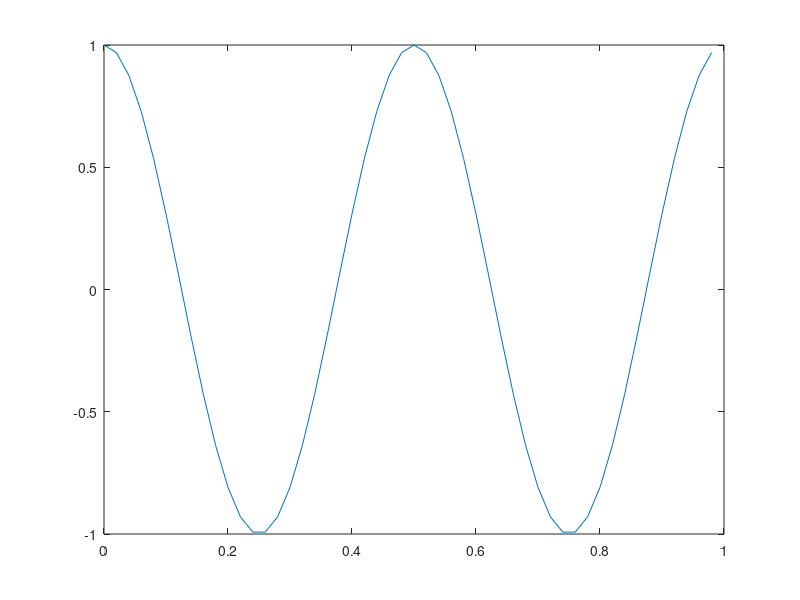
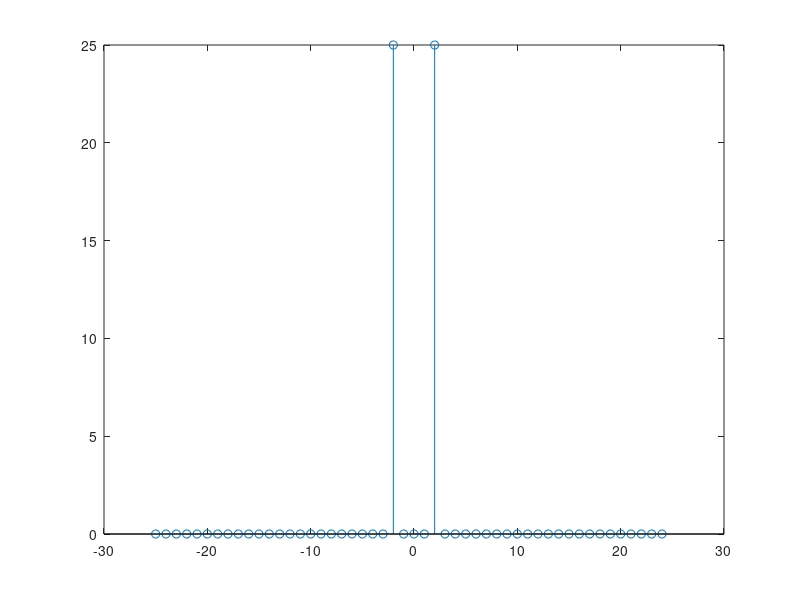
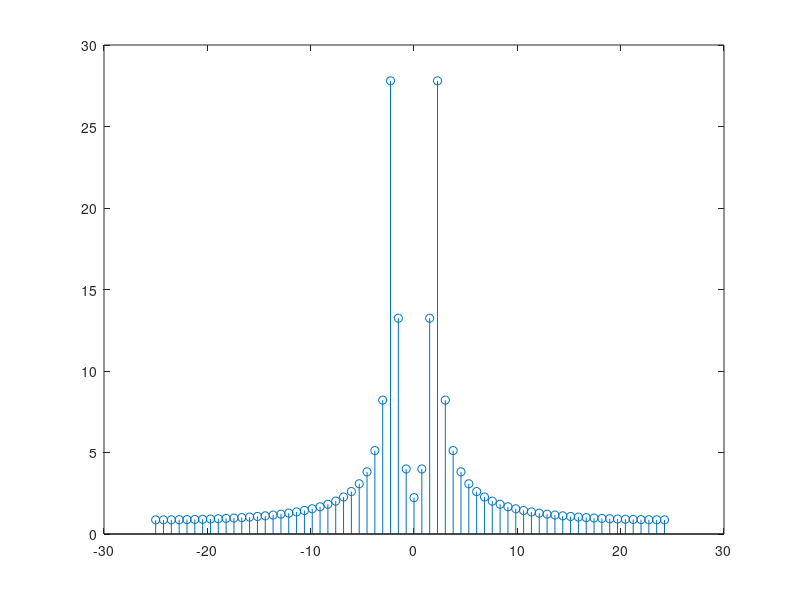
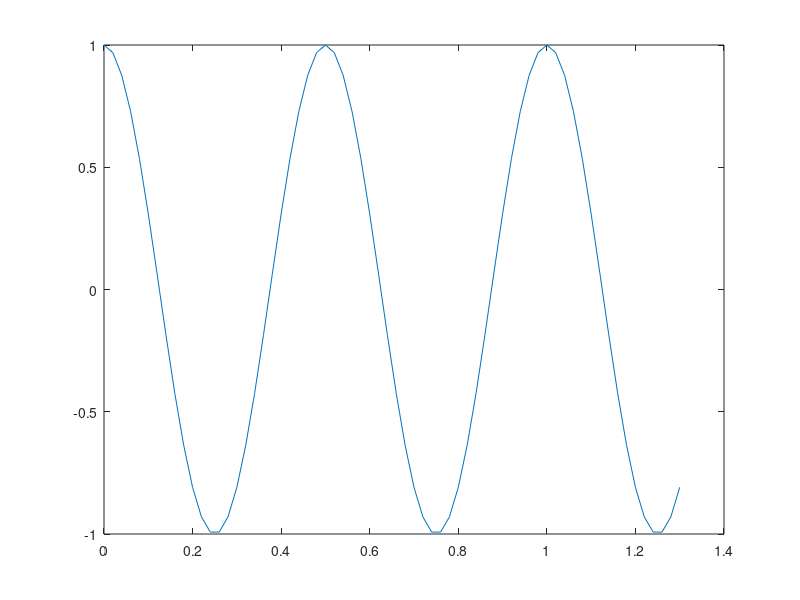

These charts were generated, in order, by the following MATLAB code:
% Es 17

% Given a sinusoidal signal with frequency = 2Hz and duration = 1.3 seconds, sampled with Fs = 50 Hz
% Plot the first N = 50 samples of the sinosoid vs time.
% Compute its FFT on N samples and visualize it vs frequencies.
% Compute the FFT of the complete signal and visualize it.
% Do the two Fourier spectra coincide? 
% Which frequencies correspond to peaks in Fourier?  Why?
% How to find again the same Fourier peak in the second spectrum? 

close all
clearvars
clc

%% parameters

f0 = 2;
Fs = 50;
duration = 1.3; 
time = 0:1/Fs:duration;

%% define signals

s = cos(2*pi*f0*time);

%% plot the signal on the first 50 samples

N = 50;

figure;
plot(time(1:N), s(1:N));

%% FFT on the first 50 samples.

S_f = fft(s(1:N));
freq = 0:1/N*Fs: Fs - 1/N*Fs;

figure;
stem(freq - Fs/2, fftshift(abs(S_f)));

%% FFT of the complete signal

S_complete = fft(s);
N_complete = length(s);
freq_complete = 0:1/N_complete * Fs: Fs - 1/N_complete * Fs;

figure;
stem(freq_complete - Fs/2, fftshift(abs(S_complete)));

%% let's plot the complete signal

figure; 
plot(time, s);

%% how to find the actual peak in Fourier?

% zero padding helps finding the actual frequency of the sinusoid.
% since you are interpolating samples... You can find the right peak
% the final signal is just the convolution of the peaks due to the cosine
% by the periodic sinc.

N_tot = 1000;
num_pad = N_tot - N_complete;
s_pad = padarray(s, [0, num_pad], 'post');
S_pad = fft(s_pad);

N_pad = N_complete + num_pad;
freq_pad = 0:1/N_pad * Fs: Fs - 1/N_pad * Fs;

figure; 
stem(freq_pad - Fs/2, fftshift(abs(S_pad)));
